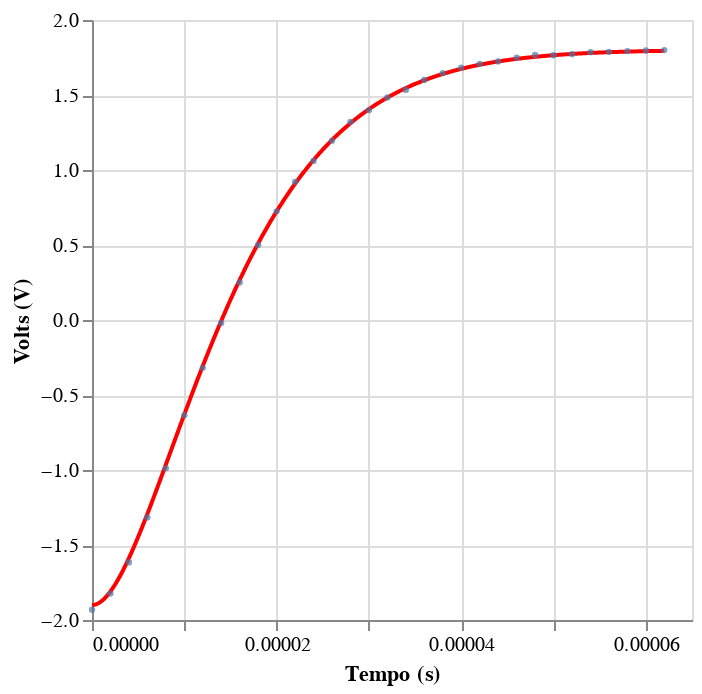

Write notebook code for a chart like this one.
### Code cell
import pandas as pd
import numpy as np
from matplotlib import pyplot as plt
from scipy.optimize import curve_fit

data_path = "RLC-03.csv"

df = pd.read_csv(data_path)

def func(t, Voff, V_max, alfa, omega):
    beta = np.sqrt(omega**2 - alfa**2)
    return V_max * np.exp(-alfa * t) * (np.cos(beta * t) + (alfa / beta) * np.sin(beta * t)) + Voff

id_min, id_max = 0, 30
tempo = df['Time'].loc[id_min:id_max + 1].values
ddv = df['U_b'].loc[id_min:id_max + 1].values

tempo = tempo - tempo[0]

x_data = np.linspace(tempo[0],tempo[-1],1000)
y_data = func(x_data,1.8,-3.7,113523,119291)

data = pd.DataFrame()
data["Time"] = x_data
data["U_b"] = y_data

pontos = pd.DataFrame()
pontos["Time"] = tempo
pontos["U_b"] = ddv



q =alt.Chart(data).mark_line(color="red").encode(
    x = "Time",
    y = "U_b"
)

p =alt.Chart(pontos).mark_circle(size=10).encode(
    alt.X("Time",title = "Tempo (s)"),
    alt.Y("U_b", title = "Volts (V)")
)


q+p

### Figure 1 — Vega-Lite specification as saved in the notebook (floating-point values rounded to 4 significant figures; data arrays with more than 128 entries replaced by an {"elided": "..."} marker saying what was removed)
{"config": {"view": {"continuousWidth": 300, "continuousHeight": 300}}, "layer": [{"data": {"name": "data-09f2175dd3401255053657cefb5f8606"}, "mark": {"type": "line", "color": "red"}, "encoding": {"x": {"field": "Time", "type": "quantitative"}, "y": {"field": "U_b", "type": "quantitative"}}}, {"data": {"name": "data-dac26f336e124253bfa02ca873727c21"}, "mark": {"type": "circle", "size": 10}, "encoding": {"x": {"field": "Time", "title": "Tempo (s)", "type": "quantitative"}, "y": {"field": "U_b", "title": "Volts (V)", "type": "quantitative"}}}], "$schema": "https://vega.github.io/schema/vega-lite/v5.20.1.json", "datasets": {"data-09f2175dd3401255053657cefb5f8606": {"elided": "1000 records"}, "data-dac26f336e124253bfa02ca873727c21": [{"Time": 0.0, "U_b": -1.931}, {"Time": 2e-06, "U_b": -1.824}, {"Time": 4e-06, "U_b": -1.616}, {"Time": 6e-06, "U_b": -1.316}, {"Time": 8e-06, "U_b": -0.9891}, {"Time": 1e-05, "U_b": -0.6345}, {"Time": 1.2e-05, "U_b": -0.3188}, {"Time": 1.4e-05, "U_b": -0.0192}, {"Time": 1.6e-05, "U_b": 0.2508}, {"Time": 1.8e-05, "U_b": 0.5001}, {"Time": 2e-05, "U_b": 0.7243}, {"Time": 2.2e-05, "U_b": 0.9209}, {"Time": 2.4e-05, "U_b": 1.061}, {"Time": 2.6e-05, "U_b": 1.195}, {"Time": 2.8e-05, "U_b": 1.321}, {"Time": 3e-05, "U_b": 1.399}, {"Time": 3.2e-05, "U_b": 1.484}, {"Time": 3.4e-05, "U_b": 1.534}, {"Time": 3.6e-05, "U_b": 1.6}, {"Time": 3.8e-05, "U_b": 1.646}, {"Time": 4e-05, "U_b": 1.683}, {"Time": 4.2e-05, "U_b": 1.708}, {"Time": 4.4e-05, "U_b": 1.724}, {"Time": 4.6e-05, "U_b": 1.749}, {"Time": 4.8e-05, "U_b": 1.767}, {"Time": 5e-05, "U_b": 1.765}, {"Time": 5.2e-05, "U_b": 1.772}, {"Time": 5.4e-05, "U_b": 1.786}, {"Time": 5.6e-05, "U_b": 1.788}, {"Time": 5.8e-05, "U_b": 1.793}, {"Time": 6e-05, "U_b": 1.797}, {"Time": 6.2e-05, "U_b": 1.799}]}}
